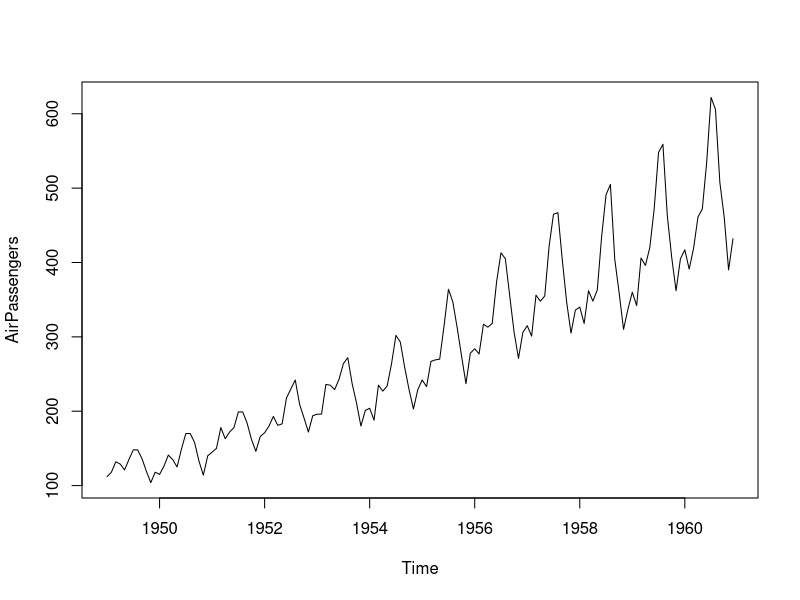
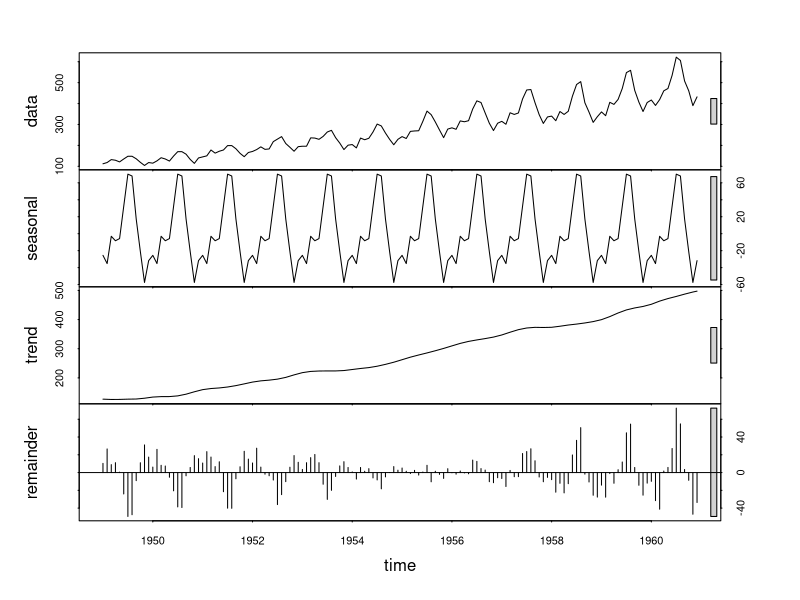
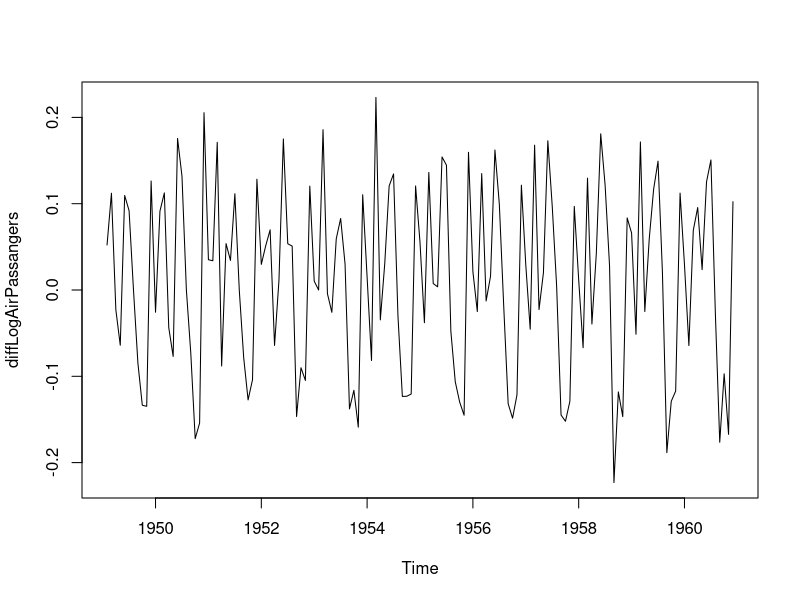
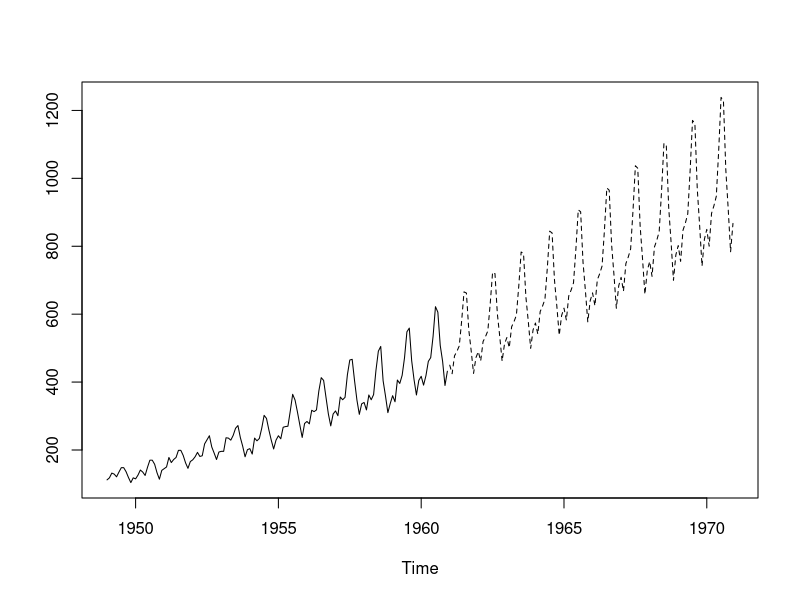

Generate these figures, in order, with R:
#날짜 : 2021/01/28
#이름 : 김은표
#내용 : Ch17.시계열분석 - ARIMA모형 분석실습 교재 p598

#####################################
#항공기 탑승 승객수 예측분석
install.packages('tseries')
install.packages('forecast')
library(tseries)
library(forecast)

#1단계-시계열 자료 특성분석(정상성/비정상성)
AirPassengers
class(AirPassengers)

plot(AirPassengers)
plot(stl(AirPassengers, s.window = 'periodic'))

#2단계-정상성 데이터로 변환
diffLogAirPassangers <- diff(log(AirPassengers))
plot(diffLogAirPassangers)

#3단계-ARIMA모형 생성을 위해 최적화된 파라미터 확인
auto.arima(diffLogAirPassangers)

#4단계-ARIMA모형 생성
model <- arima(log(AirPassengers), 
               c(1,0,1), 
               seasonal = list(order=c(0,1,1)))


#5단계-미래 추이 예측
result_pred <- predict(model, n.ahead = 120)
ts.plot(AirPassengers, exp(result_pred$pred), lty=c(1,2))
